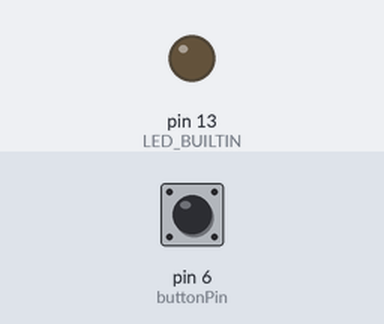
Recording of a sketch running on a simulated Arduino Uno, built with avr-gcc and run on an emulated ATmega328P. Shown: output pins drawn as LEDs (lit = HIGH). The inputs (shaded band) are chosen by the test bench; at power-on: pin 6 (buttonPin) LOW.

Above: at 1.2 s.
1.3 s: pin 6 (buttonPin) pulled HIGH for 0.15 s
At 2.5 s:
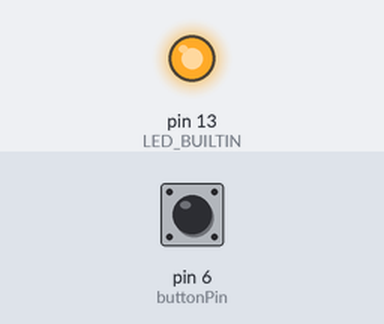
Timing chart, 0 to 12.4 s (numbered marks = the images above; inputs shaded):
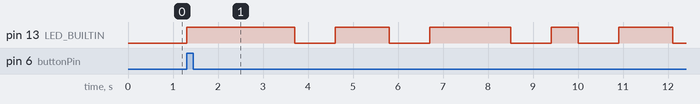

Measured:
- after the input at 1.3 s, pin 13 (LED_BUILTIN): LOW → HIGH at once, → LOW 2.4 s later, → HIGH 0.90 s later, → LOW 1.2 s later, … (10 changes in this stretch)

The sketch:

Task1.1BlinkName.ino
```cpp
int buttonPin = 6;

int buttonState = 0;

int shortTime = 300;
int longTime = 900;

void setup() {
  pinMode(LED_BUILTIN, OUTPUT);
  pinMode(buttonPin, INPUT);
}

void loop() {
  buttonState = digitalRead(buttonPin);

  if (buttonState == HIGH) {
    // turn LED on:

    // Z
    switchLed(longTime);
    switchLed(longTime);
    switchLed(shortTime);
    switchLed(shortTime);

    delay(longTime);

    // A
    switchLed(shortTime);
    switchLed(longTime);

    delay(longTime);

    // M
    switchLed(longTime);
    switchLed(longTime);

    delay(longTime);

    // I
    switchLed(shortTime);
    switchLed(shortTime);

    delay(longTime);

    // N
    switchLed(longTime);
    switchLed(shortTime);

    delay(longTime);

  } else {
    // turn LED off:
    digitalWrite(LED_BUILTIN, LOW);
  }
}

void switchLed(int timing) {
  digitalWrite(LED_BUILTIN, HIGH);
  delay(timing);
  digitalWrite(LED_BUILTIN, LOW);
}
```
